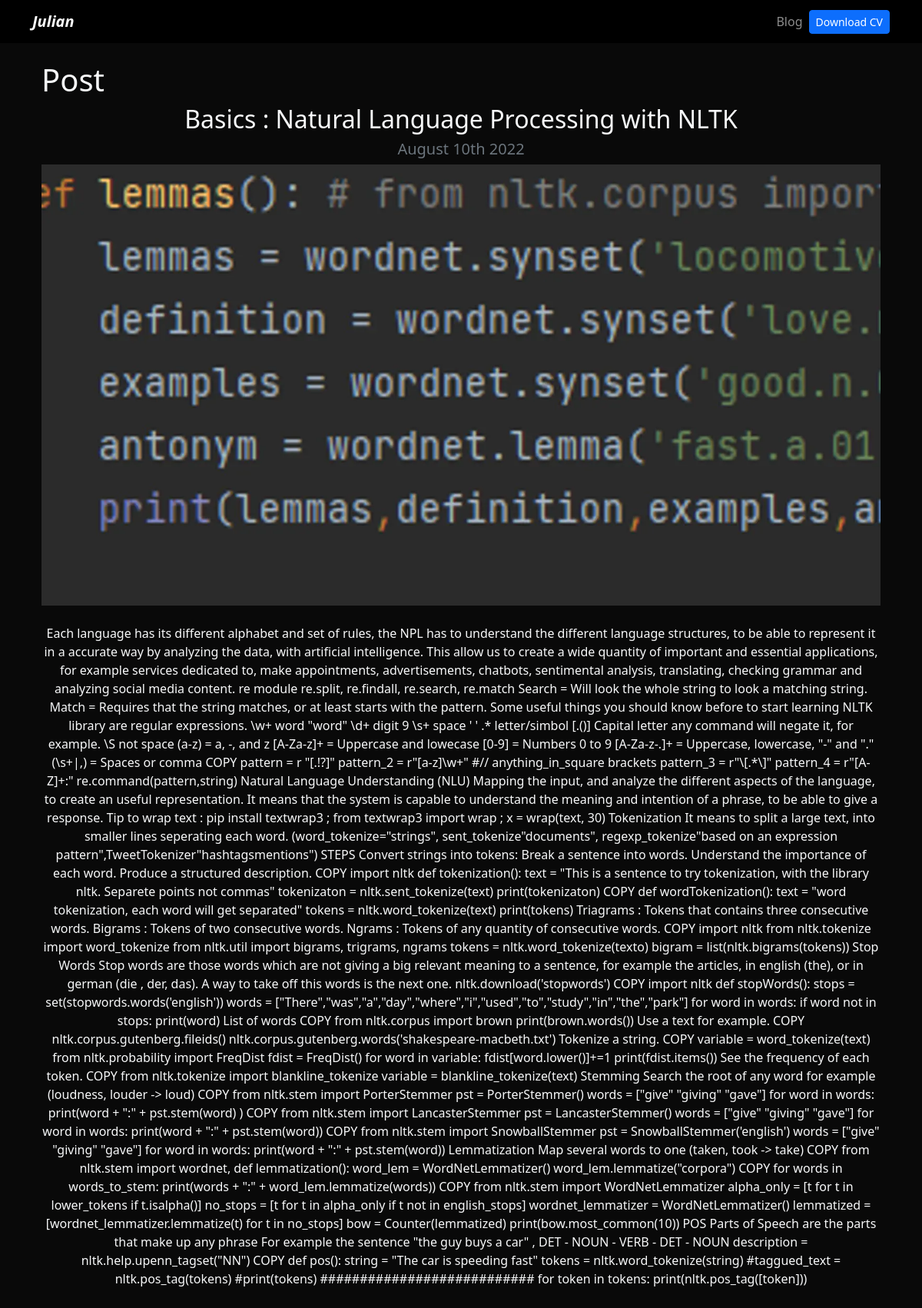
Page /blog/2 on the committed database.
### blog/models.py (models this page shows)
class Posts(models.Model):
    title = models.CharField(max_length=50)
    description = models.TextField()
    image = models.ImageField(upload_to="blog/images")
    date = models.DateField(datetime.date.today)

### blog/views.py (the view)
# urls.py: path('<int:post_id>', post_detail, name="post")
def post_detail(request, post_id):
    post = get_object_or_404(Posts, pk=post_id)
    return render(request, 'post_detail.html', {'post': post})

### blog/templates/post_detail.html
{% extends 'layout.html' %}
{% block content %}
<h1>Post</h1>
<div class="text-center">
<h2>{{post.title}}</h2>
<h3 class="my-2 h5 text-muted">{{post.date|date:'F jS Y'}}</h3>
<img src="{{post.image.url}}" alt{{post.title}} class="img-fluid">
<div class="my-4">
    <p>{{post.description | safe}}</p>
</div>
</div>
{% endblock %}

### portafolio/static/main.css (style rules this page uses)
body { background: #090909; }

### rows in the picture
Posts: title "Basics : Natural Language Processing with NLTK", date "August 10th 2022", image (picture), description "Each language has its different alphabet and set of rules, the NPL has to understand the different language structures, to be able to represent it in a accurate way by analyzing the data, with artificial intelligence. This allow us to create a wide quantity of important and essential applications, for example services dedicated to, make appointments, advertisements, chatbots, sentimental analysis, translating, checking grammar and analyzing social media content. re module re.split, re.findall, re.search, re.match Search = Will look the whole string to look a matching string. Match = Requires that the string matches, or at least starts with the pattern. Some useful things you should know…"
